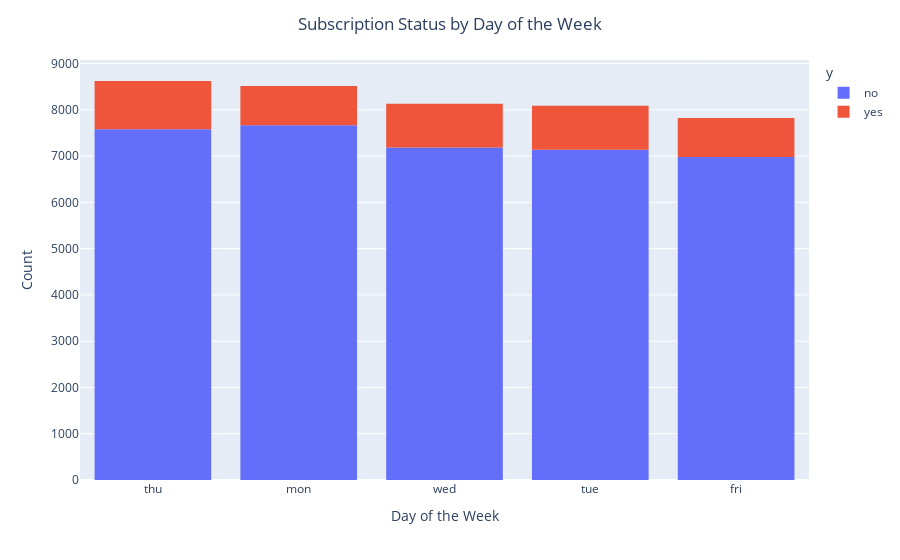

The cell this chart's notebook holds for it:
### Code cell
# Subscription Status breakdown by Day of the Week
fig = px.histogram(campaign_df, x='day_of_week', color='y', width=900)
fig.update_layout(title={'text': 'Subscription Status by Day of the Week','x': 0.5,'xanchor': 'center'},
                 xaxis_title_text='Day of the Week', yaxis_title_text='Count', xaxis={'categoryorder':'total descending'})
fig.write_image("images/06_Subscription_Status_by_Day_of_the_Week.png")
fig.write_html("plots/06_Subscription_Status_by_Day_of_the_Week.html")
fig.show()

### Figure 1 — Plotly figure (JSON) as saved in the notebook; plotly's stock layout.template omitted (floating-point values rounded to 4 significant figures; data arrays with more than 128 entries replaced by an {"elided": "..."} marker saying what was removed)
{"data": [{"bingroup": "x", "hovertemplate": "y=no<br>day_of_week=%{x}<br>count=%{y}<extra></extra>", "legendgroup": "no", "marker": {"color": "#636efa", "pattern": {"shape": ""}}, "name": "no", "orientation": "v", "showlegend": true, "type": "histogram", "x": {"elided": "36544 str values"}, "xaxis": "x", "yaxis": "y"}, {"bingroup": "x", "hovertemplate": "y=yes<br>day_of_week=%{x}<br>count=%{y}<extra></extra>", "legendgroup": "yes", "marker": {"color": "#EF553B", "pattern": {"shape": ""}}, "name": "yes", "orientation": "v", "showlegend": true, "type": "histogram", "x": {"elided": "4640 str values"}, "xaxis": "x", "yaxis": "y"}], "layout": {"barmode": "relative", "legend": {"title": {"text": "y"}, "tracegroupgap": 0}, "margin": {"t": 60}, "title": {"text": "Subscription Status by Day of the Week", "x": 0.5, "xanchor": "center"}, "width": 900, "xaxis": {"anchor": "y", "categoryorder": "total descending", "domain": [0, 1], "title": {"text": "Day of the Week"}}, "yaxis": {"anchor": "x", "domain": [0, 1], "title": {"text": "Count"}}}}
